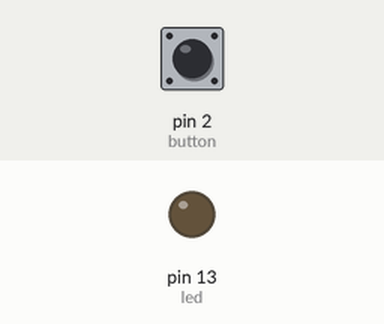
A sketch run on a simulated Arduino Uno, built with avr-gcc and run on an emulated ATmega328P. On the bench: output pins drawn as LEDs (lit = HIGH). The test bench sets the inputs (shaded band); at power-on: pin 2 (button) LOW.

Above: at 1.2 s.
1.3 s: pin 2 (button) pulled HIGH for 0.15 s
At 1.37 s:
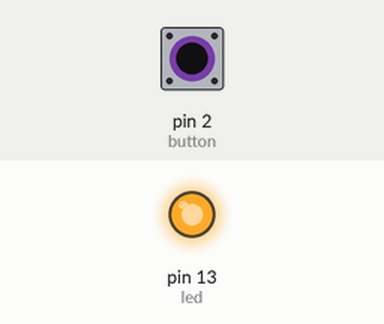
2.9 s: pin 2 (button) pulled HIGH for 3.2 s
At 7.4 s:
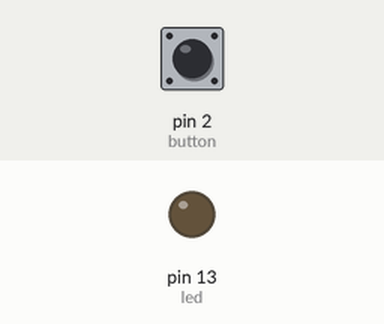
Timing chart, 0 to 8.9 s (numbered marks = the images above; inputs shaded):
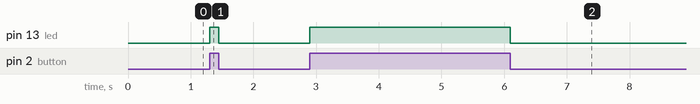

The sketch:

sketch_oct22b.ino
```cpp
int button = 2;
int led = 13;
int buttonState=0;
void setup() {
  // put your setup code here, to run once:
  pinMode(button,INPUT);
  pinMode(led,OUTPUT);

}

void loop() {
  // put your main code here, to run repeatedly:
  buttonState = digitalRead(button);
  if(buttonState == HIGH)
  {
    digitalWrite(led,HIGH);
  }
  else
  {
    digitalWrite(led,LOW);
  }
}
```

Measured:
- after the input at 1.3 s, pin 13 (led): LOW → HIGH at once, → LOW 0.15 s later
- after the input at 2.9 s, pin 13 (led): LOW → HIGH at once, → LOW 3.2 s later
